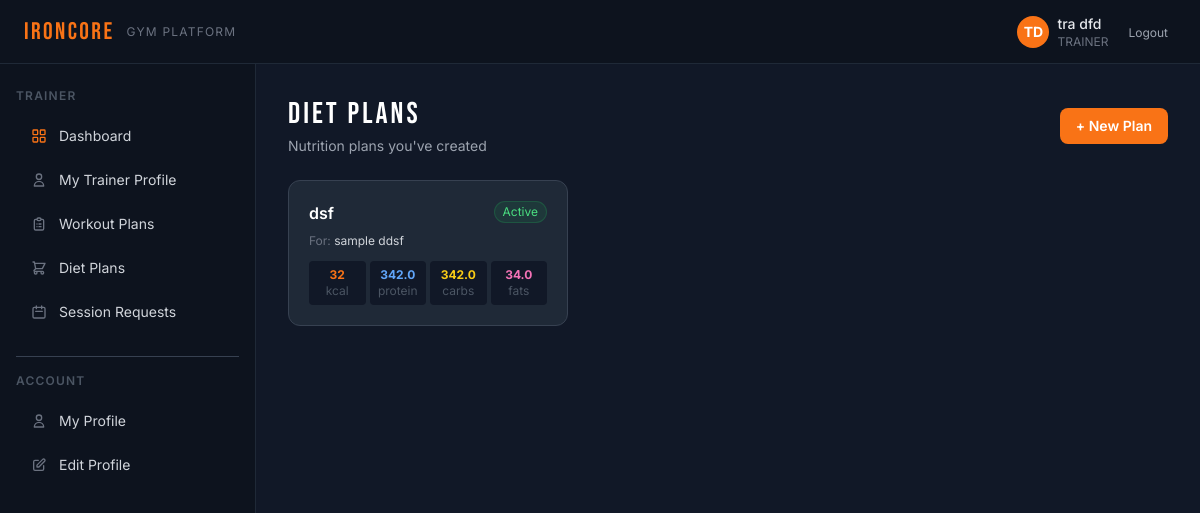
Before: /diet/my-plans/ (signed in) with the older database file.
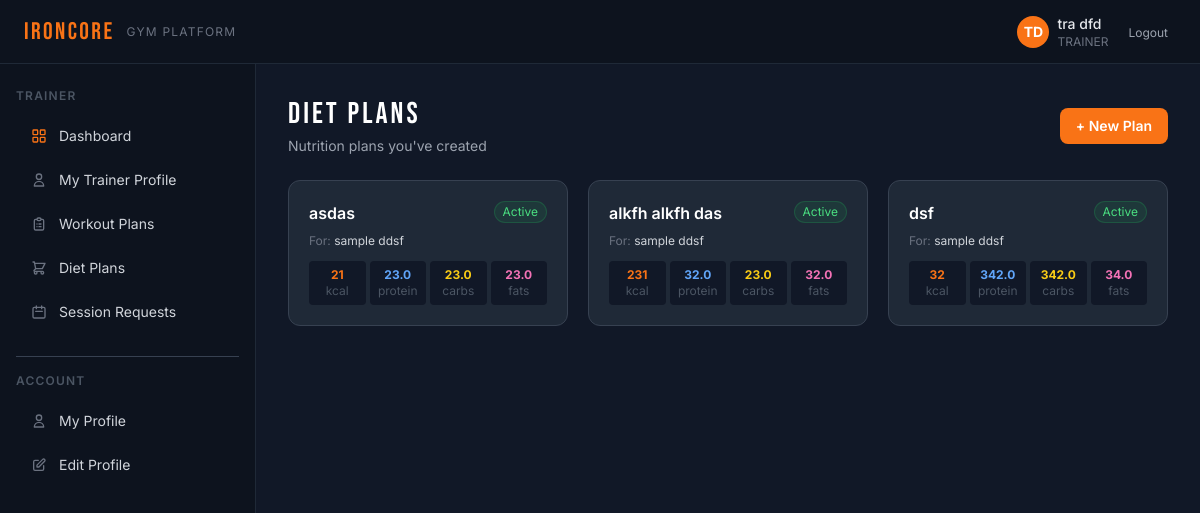
After: the same page with the newer database file.
### diet/models.py (models this page shows, shortened)
class DietPlan(models.Model):
    trainer = models.ForeignKey(
        settings.AUTH_USER_MODEL, on_delete=models.CASCADE,
        related_name='created_diet_plans', limit_choices_to={'role': 'TRAINER'},
    )
    member = models.ForeignKey(
        settings.AUTH_USER_MODEL, on_delete=models.CASCADE,
        related_name='diet_plans', limit_choices_to={'role': 'MEMBER'},
    )
    title = models.CharField(max_length=200)
    calories = models.PositiveIntegerField(null=True, blank=True, help_text='Daily target kcal')
    protein = models.DecimalField(max_digits=6, decimal_places=1, null=True, blank=True, help_text='grams')
    carbs = models.DecimalField(max_digits=6, decimal_places=1, null=True, blank=True, help_text='grams')
    fats = models.DecimalField(max_digits=6, decimal_places=1, null=True, blank=True, help_text='grams')
    notes = models.TextField(blank=True)
    is_active = models.BooleanField(default=True)
    created_at = models.DateTimeField(auto_now_add=True)
    class Meta:
        ordering = ['-created_at']

### accounts/models.py (models this page shows, shortened)
class User(AbstractUser):
    class Role(models.TextChoices):
        ADMIN = 'ADMIN', 'Admin'
        TRAINER = 'TRAINER', 'Trainer'
        MEMBER = 'MEMBER', 'Member'
    email = models.EmailField(unique=True)
    phone_number = models.CharField(max_length=15, blank=True)
    profile_photo = models.ImageField(upload_to='profile_photos/', blank=True, null=True)
    role = models.CharField(max_length=10, choices=Role.choices, default=Role.MEMBER)
    height = models.DecimalField(max_digits=5, decimal_places=2, null=True, blank=True, help_text='Height in cm')
    weight = models.DecimalField(max_digits=5, decimal_places=2, null=True, blank=True, help_text='Weight in kg')
    fitness_goal = models.TextField(blank=True)
    USERNAME_FIELD = 'email'
    REQUIRED_FIELDS = ['username', 'first_name', 'last_name']
    def get_full_name(self):
        return f'{self.first_name} {self.last_name}'.strip() or self.email

### diet/views.py (the view)
# urls.py: path('my-plans/', views.TrainerDietListView.as_view(), name='trainer_list'),
@method_decorator(role_required('TRAINER'), name='dispatch')
class TrainerDietListView(LoginRequiredMixin, ListView):
    template_name = 'diet/trainer_list.html'
    context_object_name = 'plans'
    def get_queryset(self):
        return DietPlan.objects.filter(trainer=self.request.user).select_related('member')

### diet/templates/diet/trainer_list.html (shortened to what this page needs)
{% extends 'base.html' %}
{% block content %}
<div class="mb-6 flex items-center justify-between">
  <div>
    <h1 class="text-3xl font-display tracking-widest text-white">DIET PLANS</h1>
    <p class="text-gray-400 text-sm mt-1">Nutrition plans you've created</p>
  </div>
  <a href="{% url 'diet:create' %}" class="btn-primary px-4 py-2 rounded-lg text-sm font-semibold">+ New Plan</a>
</div>
<div class="grid grid-cols-1 sm:grid-cols-2 lg:grid-cols-3 gap-5">
  {% for plan in plans %}
  <a href="{% url 'diet:detail' plan.pk %}" class="bg-surface-card border border-surface-border rounded-xl p-5 hover:border-brand/50 transition-colors block">
    <div class="flex items-start justify-between mb-2">
      <h3 class="font-semibold text-white">{{ plan.title }}</h3>
      {% if plan.is_active %}<span class="text-xs px-2 py-0.5 bg-green-500/10 border border-green-500/20 text-green-400 rounded-full">Active</span>{% endif %}
    </div>
    <p class="text-gray-500 text-xs mb-3">For: <span class="text-gray-300">{{ plan.member.get_full_name }}</span></p>
    <div class="grid grid-cols-4 gap-1 text-center text-xs">
      <div class="bg-surface rounded p-1.5">
        <p class="text-brand font-bold">{{ plan.calories|default:"—" }}</p>
        <p class="text-gray-600">kcal</p>
      </div>
      <div class="bg-surface rounded p-1.5">
        <p class="text-blue-400 font-bold">{{ plan.protein|default:"—" }}</p>
        <p class="text-gray-600">protein</p>
      </div>
      <div class="bg-surface rounded p-1.5">
        <p class="text-yellow-400 font-bold">{{ plan.carbs|default:"—" }}</p>
        <p class="text-gray-600">carbs</p>
      </div>
      <div class="bg-surface rounded p-1.5">
        <p class="text-pink-400 font-bold">{{ plan.fats|default:"—" }}</p>
        <p class="text-gray-600">fats</p>
      </div>
    </div>
  </a>
  {% empty %}
  <div class="col-span-3 py-16 text-center">
    <p class="text-gray-500 text-lg mb-3">No diet plans yet</p>
    <a href="{% url 'diet:create' %}" class="btn-primary px-5 py-2.5 rounded-lg text-sm inline-block">Create first plan</a>
  </div>
  {% endfor %}
</div>
{% endblock %}

Changed rows visible on the page:
added DietPlan: title "asdas", is_active "Active", member.get_full_name "sample ddsf", calories "21", protein "23.0", carbs "23.0", fats "23.0"
added DietPlan: title "alkfh alkfh das", is_active "Active", member.get_full_name "sample ddsf", calories "231", protein "32.0", carbs "23.0", fats "32.0"
